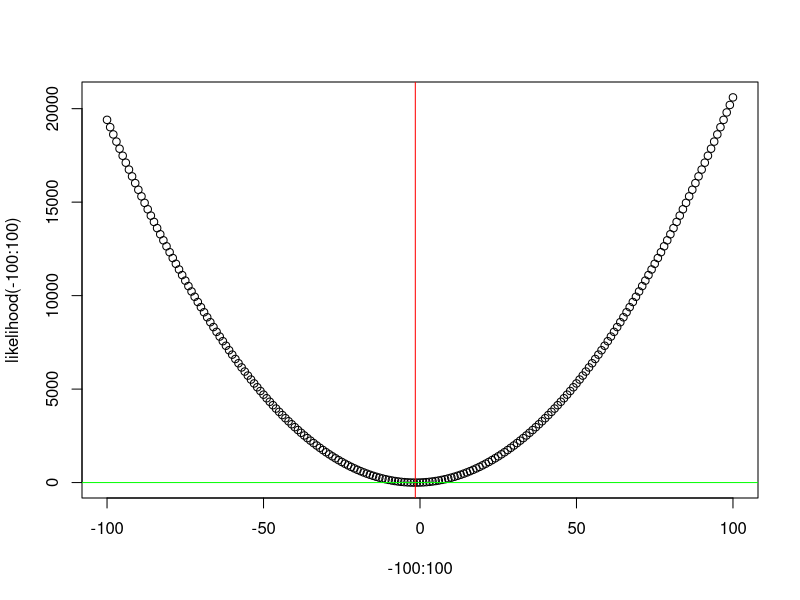
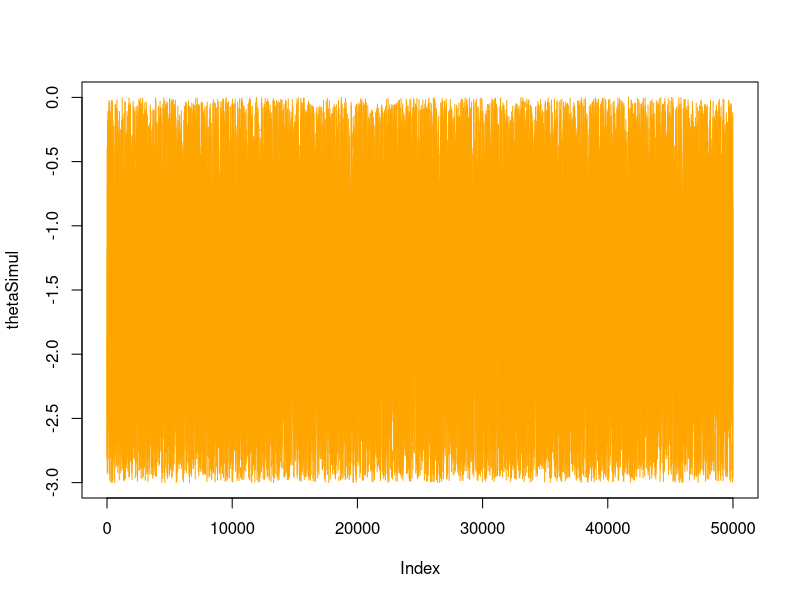
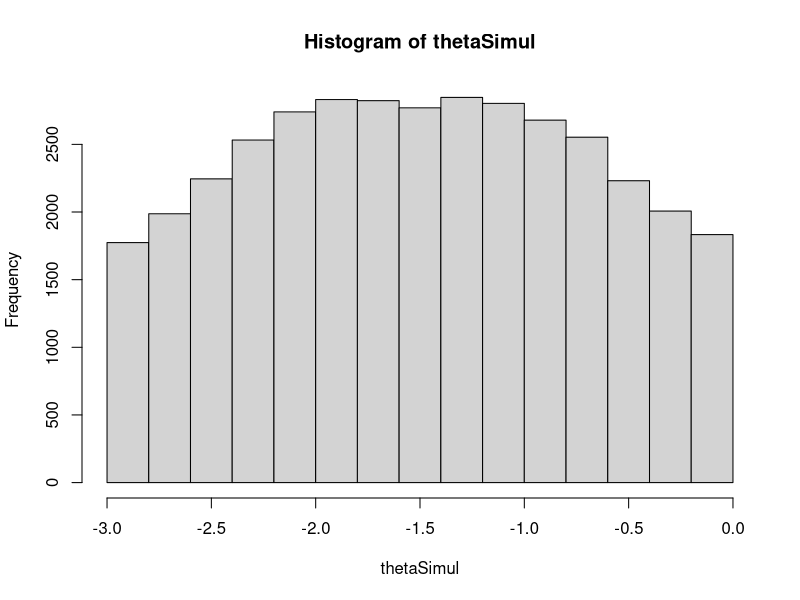

Write the R code that produced these figures, in order.
## fonction de vraisemblance  ##
set.seed(0)
likelihood <- function (x) {
  2*x^2+6*x+3
}

#initialisation
position_theta <- 0
v1 <- likelihood (position_theta)
thetaSimul <- c()
v2Simul <- c()

# exploration
for (i in 1:50000) {
  pas <- rnorm(n=1, mean=0, sd=1)
  
  proposition_theta <- position_theta + pas
  v2 <- likelihood (proposition_theta)
  
  if (v2<v1){
    position_theta <- proposition_theta
    
    thetaSimul[i] <- position_theta
    v2Simul[i] <- v2
    
    print(paste("Abscisse :", position_theta, "Ordonnee :", v2 , "Accepté"))
  } else {
    print(paste("Abscisse :", position_theta, "Ordonnee :", v2 , " : Rejeté"))
  }
}

plot(x=-100:100,y=likelihood(-100:100))

# espérance theta et likelihood de theta
thetaMean <- mean(thetaSimul, na.rm=TRUE)
thetaMean
abline(v= thetaMean, col = "red")
LhMean <- mean(v2Simul, na.rm = TRUE)
abline(h = LhMean, col = "green")

plot(thetaSimul, type = "l", col = "orange")
hist(thetaSimul)
